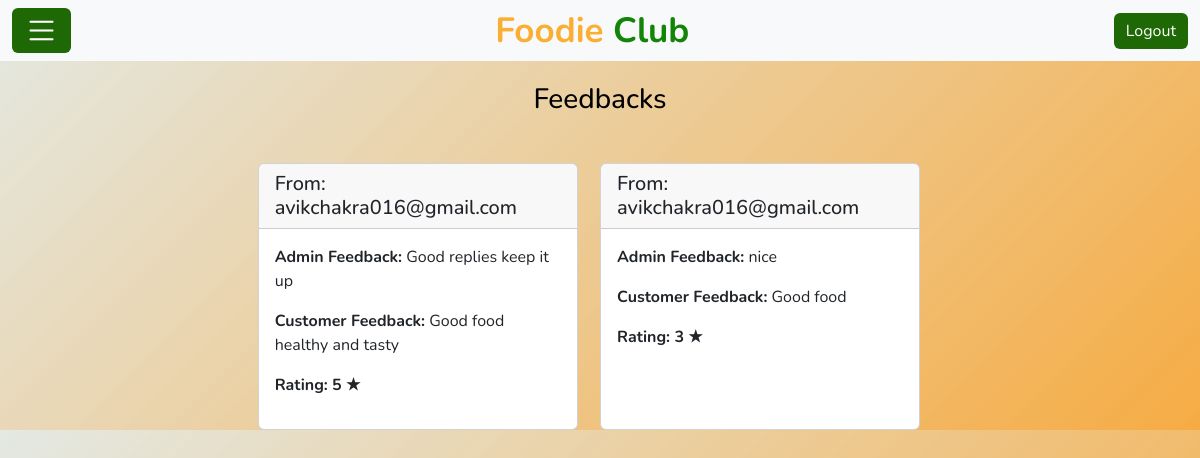
Page /check_feedback/ (signed in) on the committed database.
### Customer/models.py (models this page shows)
class Feedback(models.Model):
    feed_id=models.AutoField(primary_key=True)
    res_name=models.CharField(max_length=100)
    rating=models.IntegerField()
    cust_feedback=models.CharField(max_length=200)
    cust_feedback_by=models.EmailField()
    admin_feedback=models.CharField(max_length=200)
    admin_feedback_by=models.EmailField()

### Restaurant/views.py (the view)
# urls.py: path('check_feedback/',views.check_feedback,name="check_feedback"),
def check_feedback(request):
    email=request.session.get('email')
    if request.session and Restaurant.objects.filter(email=email).exists():
        res_name=Restaurant.objects.get(email=email)
        feedback=Feedback.objects.exclude(Q(admin_feedback__isnull=True) | Q(admin_feedback='') | Q(admin_feedback_by__isnull=True) | Q(admin_feedback_by='')).filter(res_name=res_name.res_name)
        data={'feedback':feedback}
        return render(request,'Check_feedback.html',data)
    else:
        return redirect('error')

### templates/Check_feedback.html (shortened to what this page needs)
<!DOCTYPE html>
<html lang="en">
<head>
    {%load static%}
    <link href="https://cdn.jsdelivr.net/npm/bootstrap@5.3.0-alpha3/dist/css/bootstrap.min.css" rel="stylesheet">
    <link rel="stylesheet" href="https://cdn.jsdelivr.net/npm/bootstrap-icons@1.11.3/font/bootstrap-icons.min.css">
</head>
<body>
    <div class="navbar navbar-expand-lg bg-light navbar-light">
        <div class="container-fluid">
            <a class="btn btn-primary navbar-brand" data-bs-toggle="offcanvas" href="#offcanvasExample" role="button" aria-controls="offcanvasExample"><i class="bi bi-list" style="color: white;"></i></a>
            <a href="/" class="navbar-brand">Foodie <span>Club</span></a>
            <a href="/logout"><button type="button" class="btn btn-primary">
                Logout
            </button></a>
        </div>
    </div>
    <div class="container">
        <h3 class="text-center mb-4" style="margin-top:2%">Feedbacks</h3>
            <div class="view-feedback">
                {% for obj in feedback %}
                <div class="card" style="width: 20rem; margin-right: 2%;">
                    <div class="card-header">
                        <h5 class="mb-0">From: {{obj.cust_feedback_by}}</h5>
                    </div>
                    <div class="card-body">
                        <p><strong>Admin Feedback:</strong>&nbsp;{{obj.admin_feedback}}</p>
                        <p><strong>Customer Feedback:</strong>&nbsp;{{obj.cust_feedback}}</p>
                        <p><strong>Rating:&nbsp;{{obj.rating}} &starf;</strong></p>
                    </div>
                </div>
                {% endfor %}
        </div>
    </div>
</body>
</html>

### templates/Check_feedback.html (style rules this page uses)
body { color: black; margin: 0; font-family: 'Nunito', sans-serif; background: linear-gradient(135deg, rgba(221, 227, 220, 0.8), rgba(245, 167, 57, 0.947)); }
.btn-primary { background-color: #1e6905; border: none; }
.navbar .navbar-brand { margin: 0; color: #fbaf32; font-size: 35px; line-height: 0px; font-weight: 700; font-family: 'Nunito', sans-serif; transition: .5s; }
.navbar .navbar-brand span { color: #128408; }
.view-feedback { display: flex; flex-wrap: wrap; justify-content: center; }
.card { margin-top: 2%; }

### rows in the picture
Feedback: cust_feedback_by "avikchakra016@gmail.com", admin_feedback "Good replies keep it up", cust_feedback "Good food healthy and tasty", rating "5"
Feedback: cust_feedback_by "avikchakra016@gmail.com", admin_feedback "nice", cust_feedback "Good food", rating "3"
